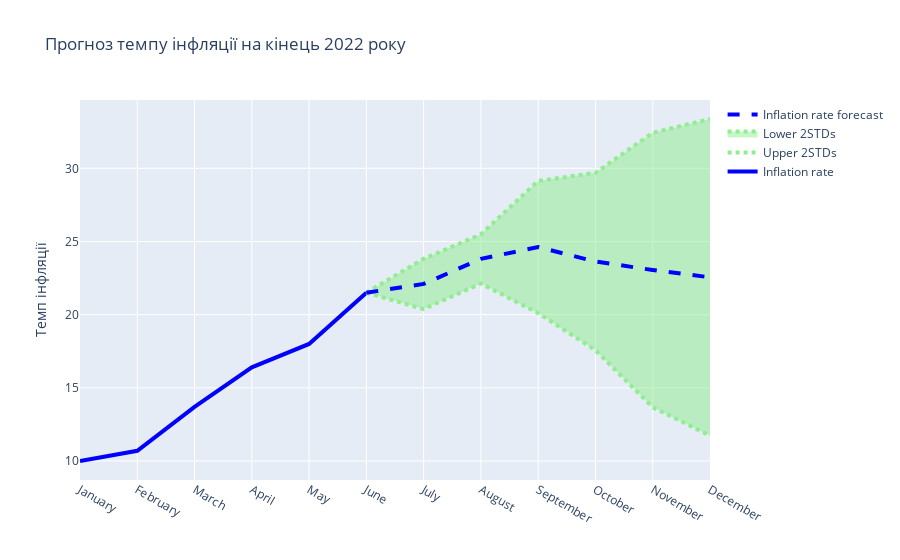

Notebook code cell kept with this figure:
### Code cell
plot_inflation_predictions(first_point=21.5)

### Figure 1 — Plotly figure (JSON) as saved in the notebook; plotly's stock layout.template omitted (floating-point values rounded to 4 significant figures)
{"data": [{"line": {"color": "blue", "width": 4}, "mode": "lines", "name": "Inflation rate", "type": "scatter", "x": ["January", "February", "March", "April", "May", "June"], "y": [10, 10.7, 13.7, 16.4, 18, 21.5]}, {"line": {"color": "lightgreen", "dash": "dot", "width": 4}, "mode": "lines", "name": "Upper 2STDs", "type": "scatter", "x": ["June", "July", "August", "September", "October", "November", "December"], "y": [21.5, 23.82, 25.49, 29.14, 29.69, 32.43, 33.37]}, {"fill": "tonexty", "line": {"color": "lightgreen", "dash": "dot", "width": 4}, "mode": "lines", "name": "Lower 2STDs", "type": "scatter", "x": ["June", "July", "August", "September", "October", "November", "December"], "y": [21.5, 20.38, 22.13, 20.1, 17.57, 13.67, 11.73]}, {"line": {"color": "blue", "dash": "dash", "width": 4}, "mode": "lines", "name": "Inflation rate forecast", "type": "scatter", "x": ["June", "July", "August", "September", "October", "November", "December"], "y": [21.5, 22.1, 23.81, 24.62, 23.63, 23.05, 22.55]}], "layout": {"title": {"text": "Прогноз темпу інфляції на кінець 2022 року"}, "yaxis": {"title": {"text": "Темп інфляції"}}}}
